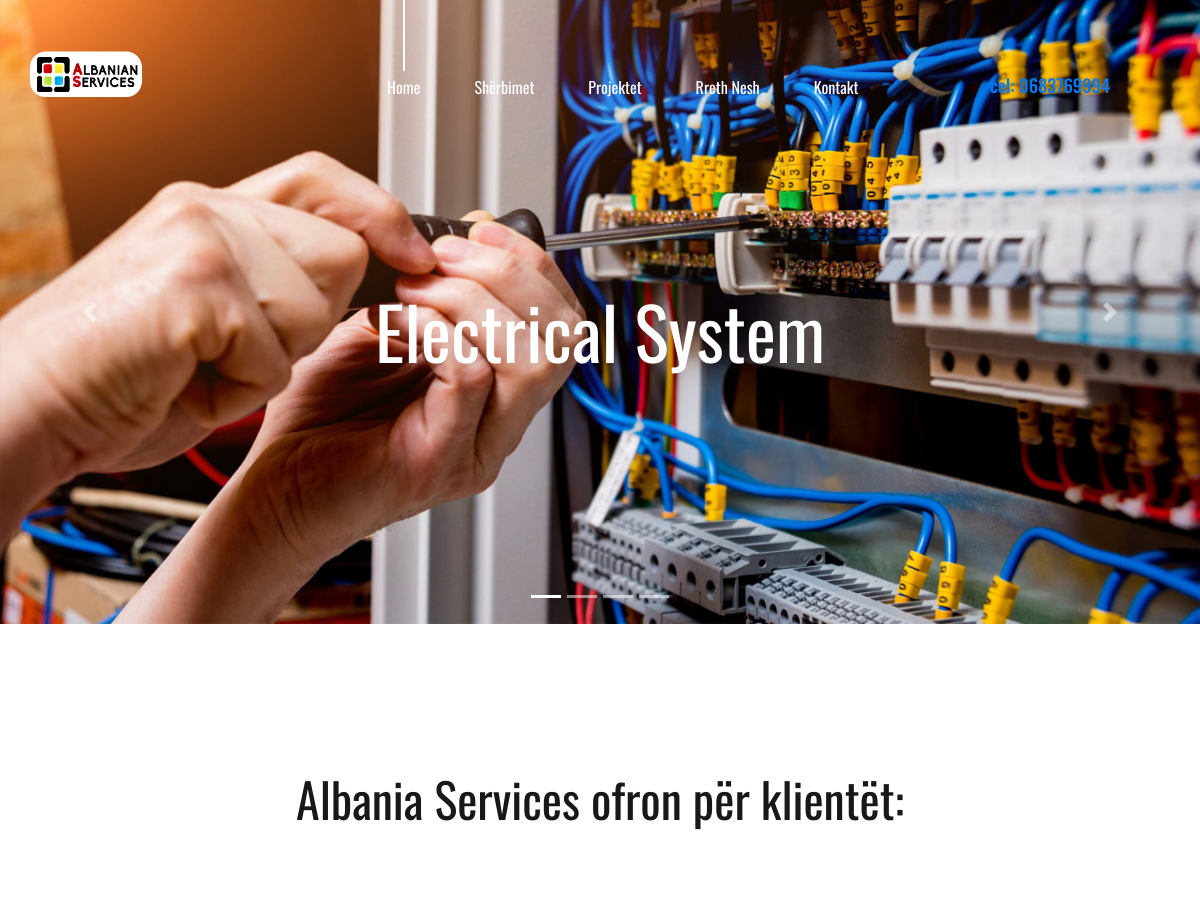
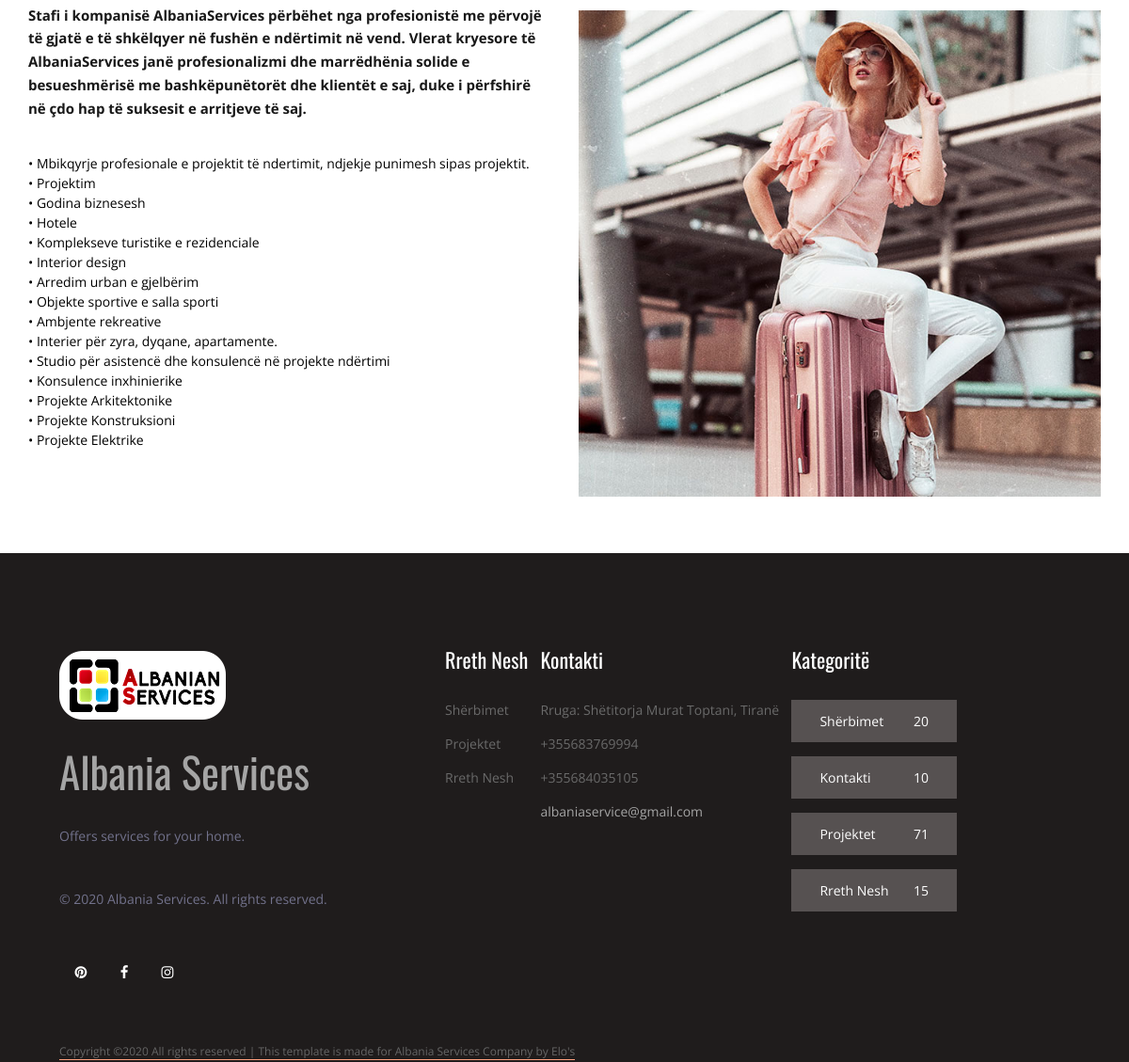
Page /sherbimet.html on the committed database (2 pictures, top to bottom).
### Sistemi/models.py (models this page shows, shortened)
class Sherbimet(models.Model):
    tittle = models.CharField(max_length=50)
    text = models.TextField(max_length=1000)
    list1 = models.CharField(max_length=500)
    list2 = models.CharField(max_length=500)
    list3 = models.CharField(max_length=500)
    list4 = models.CharField(max_length=500)
    list5 = models.CharField(max_length=500)
    list6 = models.CharField(max_length=500)
    list7 = models.CharField(max_length=500)
    list8 = models.CharField(max_length=500)
    list9 = models.CharField(max_length=500)
    list10 = models.CharField(max_length=500)
    list11 = models.CharField(max_length=500)
    list12 = models.CharField(max_length=500)
    list13 = models.CharField(max_length=500)
    list14 = models.CharField(max_length=500)
    list15 = models.CharField(max_length=500)
    images = models.ImageField(upload_to='media/')

### Sistemi/views.py (the view)
# urls.py: path('sherbimet.html', views.sherbimet, name='sherbimet'),
def sherbimet(request):
    klient = Sherbimet.objects.all()
    return render(request, 'sherbimet.html', {'klient': klient})

### templates/sherbimet.html (shortened to what this page needs)
{% load static %}
<!DOCTYPE html>
<html lang="en">
<head>
<link rel="stylesheet" type="text/css" href="{% static 'styles/bootstrap4/bootstrap.min.css' %}">
<link href="{% static 'plugins/font-awesome-4.7.0/css/font-awesome.min.css' %}" rel="stylesheet" type="text/css">
<link rel="stylesheet" type="text/css" href="{% static 'plugins/OwlCarousel2-2.2.1/owl.carousel.css' %}">
<link rel="stylesheet" type="text/css" href="{% static 'plugins/OwlCarousel2-2.2.1/owl.theme.default.css' %}">
<link rel="stylesheet" type="text/css" href="{% static 'plugins/OwlCarousel2-2.2.1/animate.css' %}">
<link rel="stylesheet" type="text/css" href="{% static 'styles/about.css' %}">
<link rel="stylesheet" type="text/css" href="{% static 'styles/about_responsive.css' %}">
    <link rel="stylesheet" type="text/css" href="{% static 'styles/footer.css' %}">
    <link rel="stylesheet" type="text/css" href="{% static 'styles/main_styles.css' %}">
</head>
<body>
<div class="super_container">
	{% include 'navbar.html' %}
	<div class="about">
		<div class="container">
			<div class="row">
				<div class="col text-center">
					{% for offer in klient %}
					<div class="section_title"><h2>{{ offer.tittle }}</h2></div>
				</div>
			</div>
			<div class="row about_row">
				<div class="col-lg-6">
					<div class="about_content">
						<div class="text_highlight">{{ offer.text }}</div>
						<div class="about_text" style="color: black">
                            <ul>
                                <li>{{ offer.list1 }}</li>
                                <li>{{ offer.list2 }}</li>
                                <li>{{ offer.list3 }}</li>
                                <li>{{ offer.list4 }}</li>
                                <li>{{ offer.list5 }}</li>
                                <li>{{ offer.list6 }}</li>
                                <li>{{ offer.list7 }}</li>
                                <li>{{ offer.list8 }}</li>
                                <li>{{ offer.list9 }}</li>
                                <li>{{ offer.list10 }}</li>
                                <li>{{ offer.list11 }}</li>
                                <li>{{ offer.list12 }}</li>
                                <li>{{ offer.list13 }}</li>
                                <li>{{ offer.list14 }}</li>
                                <li>{{ offer.list15 }}</li>
                            </ul>
						</div>
					</div>
				</div>
				<div class="col-lg-6">
					<div class="about_image"><img src="{{ offer.images.url }}" alt=""></div>
                    {% endfor %}
				</div>
			</div>
		</div>
	</div>
    {% include 'footer.html' %}
</div>
</body>
</html>

### static/styles/about.css (style rules this page uses)
* { margin: 0; padding: 0; -webkit-font-smoothing: antialiased; -webkit-text-shadow: rgba(0,0,0,.01) 0 0 1px; text-shadow: rgba(0,0,0,.01) 0 0 1px; }
body { font-family: 'Open Sans', sans-serif; font-size: 14px; font-weight: 400; background: #FFFFFF; color: #a5a5a5; }
div { display: block; position: relative; -webkit-box-sizing: border-box; -moz-box-sizing: border-box; box-sizing: border-box; }
ul { list-style: none; margin-bottom: 0px; }
h2 { font-size: 48px; }
h1, h2, h3, h4, h5, h6 { font-family: 'Oswald', sans-serif; font-weight: 400; -webkit-font-smoothing: antialiased; -webkit-text-shadow: rgba(0,0,0,.01) 0 0 1px; text-shadow: rgba(0,0,0,.01) 0 0 1px; }
.super_container { width: 100%; overflow: hidden; }
.section_title { color: #181818; margin-top: 26px; }
.about { width: 100%; background: #FFFFFF; padding-top: 50px; bottom: 60px; }
.about_row { margin-top: 95px; }
.about_content { width: 100%; margin-top: -7px; }
.text_highlight { font-size: 18px; font-weight: 700; color: #181818; line-height: 1.66; }
.about_text { margin-top: 35px; }
.about_image { width: 100%; }
.about_image img { max-width: 100%; }

### static/styles/main_styles.css (style rules this page uses)
* { margin: 0; padding: 0; -webkit-font-smoothing: antialiased; -webkit-text-shadow: rgba(0,0,0,.01) 0 0 1px; text-shadow: rgba(0,0,0,.01) 0 0 1px; }
body { font-family: 'Open Sans', sans-serif; font-size: 14px; font-weight: 400; background: #FFFFFF; color: #a5a5a5; }
div { display: block; position: relative; -webkit-box-sizing: border-box; -moz-box-sizing: border-box; box-sizing: border-box; }
ul { list-style: none; margin-bottom: 0px; }
h2 { font-size: 48px; }
h1, h2, h3, h4, h5, h6 { font-family: 'Oswald', sans-serif; font-weight: 400; -webkit-font-smoothing: antialiased; -webkit-text-shadow: rgba(0,0,0,.01) 0 0 1px; text-shadow: rgba(0,0,0,.01) 0 0 1px; }
.super_container { width: 100%; overflow: hidden; }
.section_title { color: #181818; margin-top: 80px; }
.text_highlight { font-size: 15px; font-weight: 700; color: #181818; line-height: 1.66; }

### rows in the picture
Sherbimet: tittle "Albania Services ofron për klientët:", text "Stafi i kompanisë AlbaniaServices përbëhet nga profesionistë me përvojë të gjatë e të shkëlqyer në fushën e ndërtimit në vend. Vlerat kryesore të AlbaniaServices janë profesionalizmi dhe marrëdhënia solide e besueshmërisë me bashkëpunëtorët dhe klientët e saj, duke i përfshirë në çdo hap të suksesit e arritjeve të saj.", list1 "• Mbikqyrje profesionale e projektit të ndertimit, ndjekje punimesh sipas projektit.", list2 "• Projektim", list3 "• Godina biznesesh", list4 "• Hotele", list5 "• Komplekseve turistike e rezidenciale", list6 "• Interior design", list7 "• Arredim urban e gjelbërim", list8 "• Objekte sportive e salla sporti", list9 "• Ambjente rekreative", list10 "• Interier për zyra, dyqane, apartamente.", list11 "• Studio për asistencë dhe konsulencë në projekte ndërtimi", list12 "• Konsulence inxhinierike", list13 "• Projekte Arkitektonike", list14 "• Projekte Konstruksioni", list15 "• Projekte Elektrike", images (picture)
